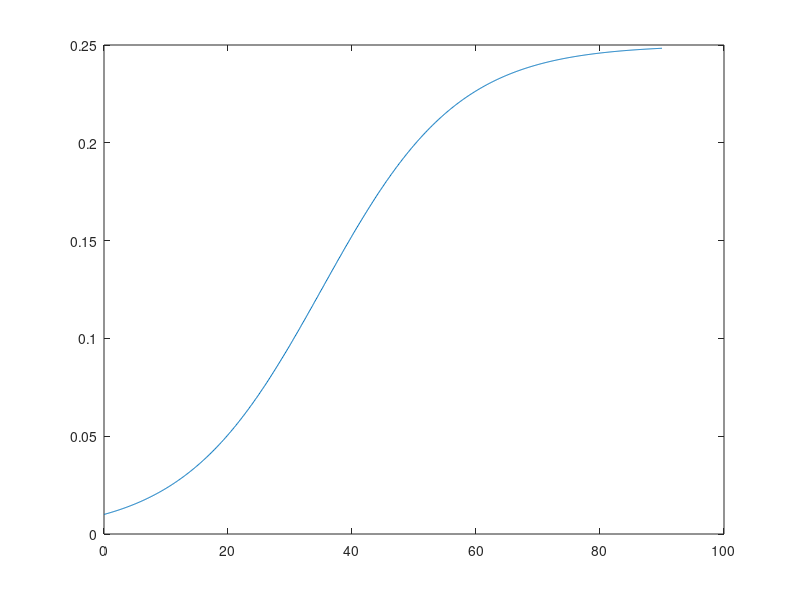

MATLAB code for this plot:
clear
% MY NAME IS ANDREW 
H = 0.25; %tank height
L = 1; %tank length
%z0 = 0.125;
%eta0 = 0.0825;
%initial_amplitude = eta0;
thickness = 0.005;
%gprime = 9.81*0.01;


starttime = 0;
maxtime = 90;
numouts = 900;
t = linspace(starttime,maxtime,numouts);
dt = maxtime/numouts;

z = zeros(1,numouts);
z(1) = 2*thickness;

myk = 0;
myeps = 1/11;
mymu = 1/0.25; 

for ii = 1:numouts-1
    
    f = myeps*z(ii).*(1-mymu*L*z(ii)) + myk;
    z(ii+1) = z(ii) + dt*f;
    
end
plot(t,z)%,axis([0 90 1 3])
%hold on
%plot(t,0.1*t + z(1))
